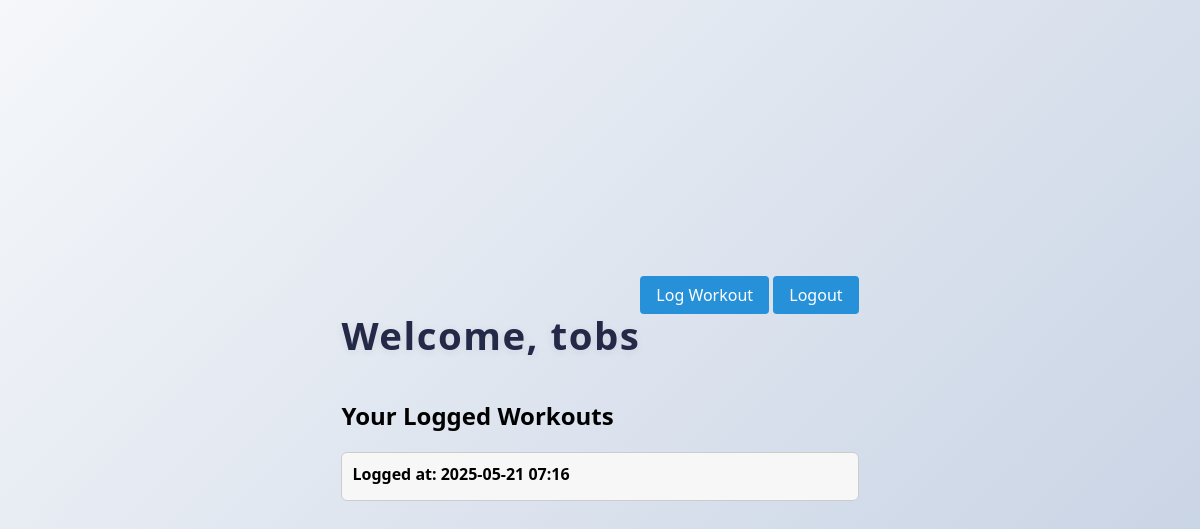
The app's page /home (signed in), older data.
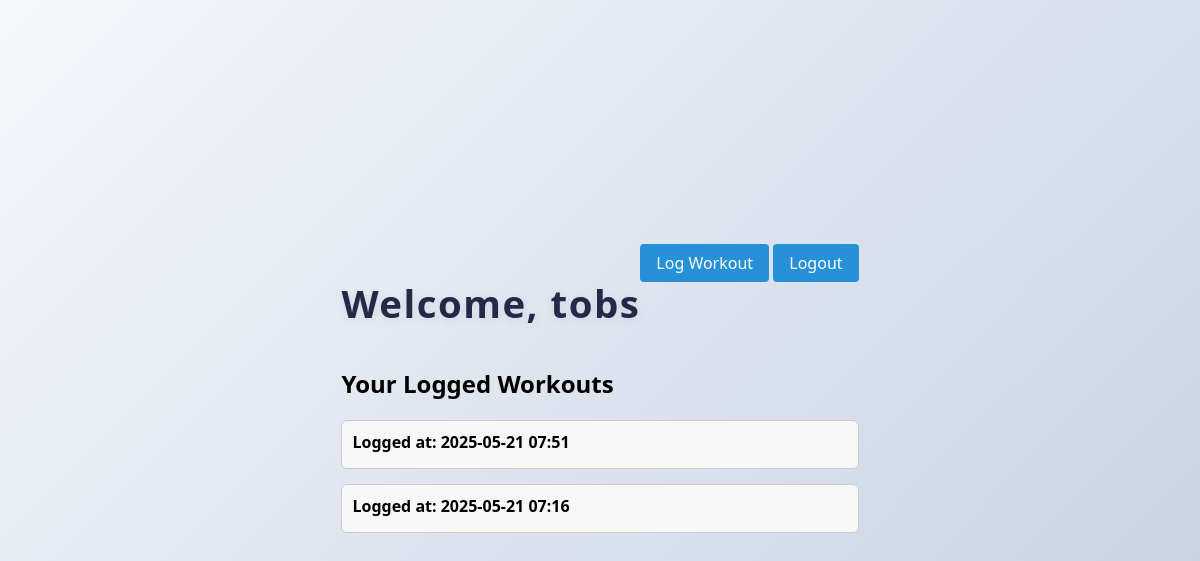
The same page, newer data.
### workout_tracker/database_models.py (models this page shows)
class User(db.Model):
    __tablename__ = 'Users Table'
    ID = db.Column(db.Integer, primary_key=True)
    Username = db.Column(db.String, unique=True, nullable=False)
    password_hash = db.Column(db.String, nullable=False)
    Join_date = db.Column(db.String)
    instructions = db.Column(db.Text)
    description = db.Column(db.Text)

class UserExercise(db.Model):
    __tablename__ = 'UserExercises'
    ID = db.Column(db.Integer, primary_key=True)
    user_id = db.Column(db.Integer, nullable=False)
    exercise = db.Column(db.String, nullable=False)  # 🔄 was exercise_id
    duration = db.Column(db.Integer)
    intensity = db.Column(db.Integer)
    date_completed = db.Column(db.Integer)
    calories_burned = db.Column(db.Integer)

### workout_tracker/app.py (the view)
@app.route('/home')
def home():
    if 'user_id' not in session:
        return redirect(url_for('login'))
    user = User.query.get(session['user_id'])
    workouts = (
        UserExercise.query
        .filter_by(user_id=user.ID)
        .order_by(UserExercise.date_completed.desc())
        .all()
    )
    grouped = {}
    for w in workouts:
        key = w.date_completed
        grouped.setdefault(key, {"exercises": [], "meta": w})["exercises"].append(w.exercise)
    return render_template('home_page.html', user=user, grouped_workouts=grouped)

### workout_tracker/app.py (called while the page is built)
@app.template_filter('datetimeformat')
def datetimeformat(value):
    return datetime.fromtimestamp(int(value)).strftime('%Y-%m-%d %H:%M')

### Templates/home_page.html (shortened to what this page needs)
<!DOCTYPE html>
<html lang="en">
<head>
    <link rel="stylesheet" href="{{ url_for('static', filename='css/main_styles.css') }}">
</head>
<body>
<div class="center">
    <div class="top-bar">
        <h1>Welcome, {{ user.Username }}</h1>
        <div>
            <a href="{{ url_for('log_workout') }}">Log Workout</a>
            <a href="{{ url_for('logout') }}">Logout</a>
        </div>
    </div>
    <h2>Your Logged Workouts</h2>
    {% if grouped_workouts %}
        {% for ts, block in grouped_workouts.items() %}
        <div class="workout-entry">
            <div class="workout-header" onclick="toggleDetails(this)">
                Logged at: {{ ts | datetimeformat }}
            </div>
        </div>
        {% endfor %}
    {% else %}
        <p>No workouts logged yet.</p>
    {% endif %}
</div>
</body>
</html>

### static/css/main_styles.css (style rules this page uses)
body { background: linear-gradient(135deg, #f5f7fa 0%, #c3cfe2 100%); font-family: 'Segoe UI', Arial, sans-serif; margin: 0; min-height: 100vh; display: flex; flex-direction: column; align-items: center; justify-content: center; }
h1 { color: #232946; margin-bottom: 18px; font-size: 2.4rem; font-weight: 700; letter-spacing: 1.5px; text-shadow: 0 2px 8px rgba(35, 41, 70, 0.08); }

### Templates/home_page.html (style rules this page uses)
.workout-entry { margin-bottom: 15px; border: 1px solid #ccc; border-radius: 6px; background: #f7f7f7; padding: 10px; }
.workout-header { font-weight: bold; cursor: pointer; margin-bottom: 5px; }
.top-bar { display: flex; justify-content: space-between; margin-bottom: 20px; }
.top-bar a { padding: 8px 16px; text-decoration: none; background-color: #2691d9; color: white; border-radius: 4px; }

Row changes from the older to the newer data that the page shows:
added UserExercise: date_completed "2025-05-21 07:51"
